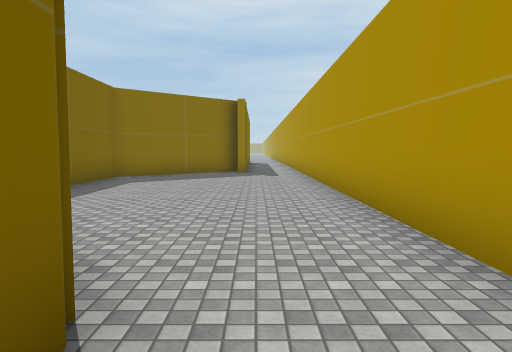
View 1 (above)

24 first-person views from a walk through a 3-D level made in the Unity game engine. The camera is 1.5 m above the floor, tilts 4° down and sees 70° across. The floor is counted in squares, 2 m on a side. Each view is taken from the middle of a square. On the plan, view 1 faces up. The plan holds only what a view shows up to about 11 squares ahead; the rest is blank. The place goes on beyond the plan. Some surface patterns are stand-ins.

View 2
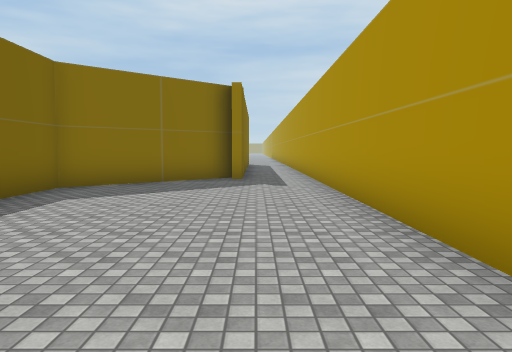

View 3
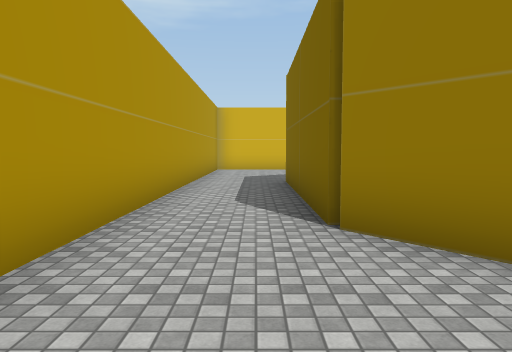

View 4
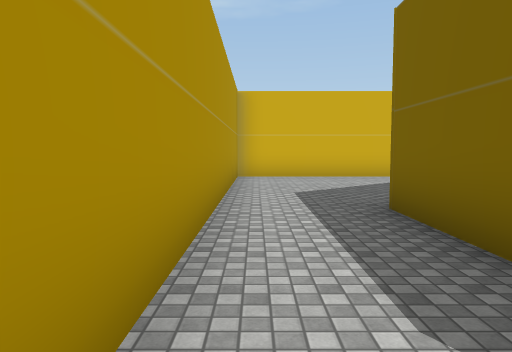

View 5
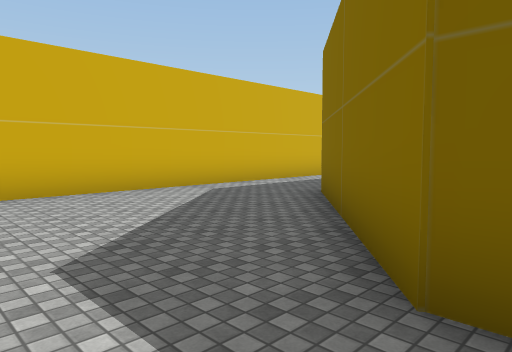

View 6
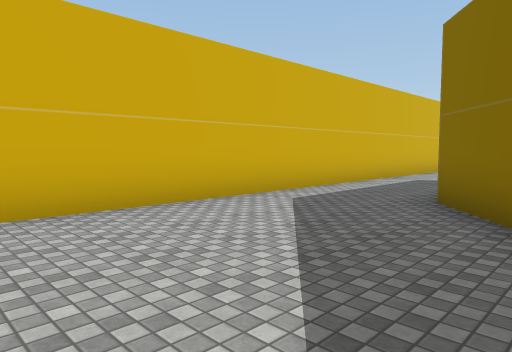

View 7
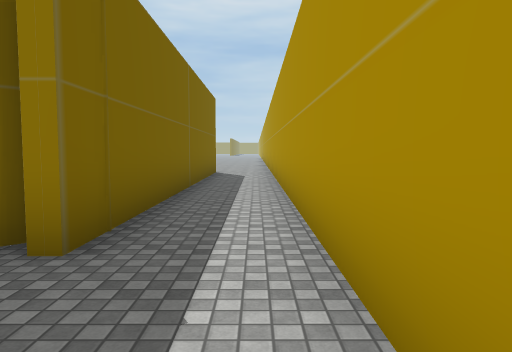

View 8
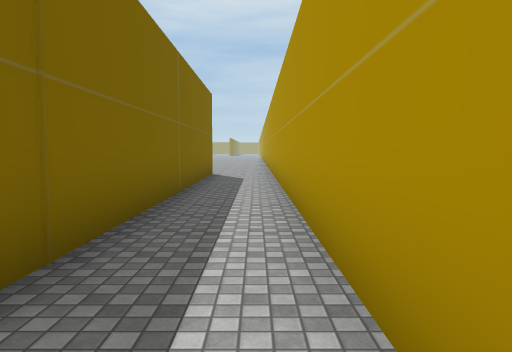

View 9
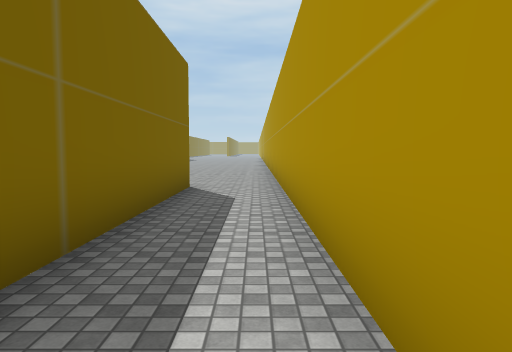

View 10
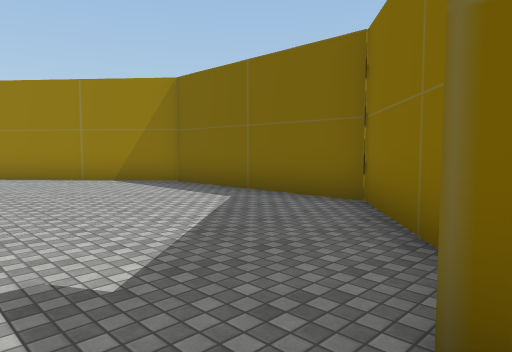

View 11
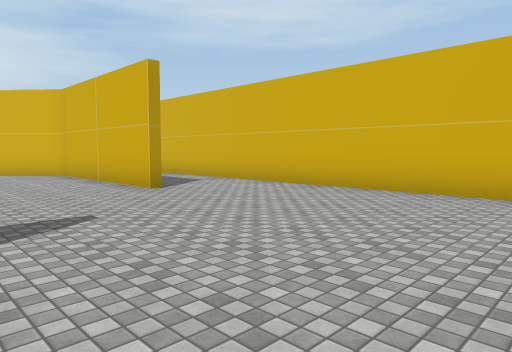

View 12
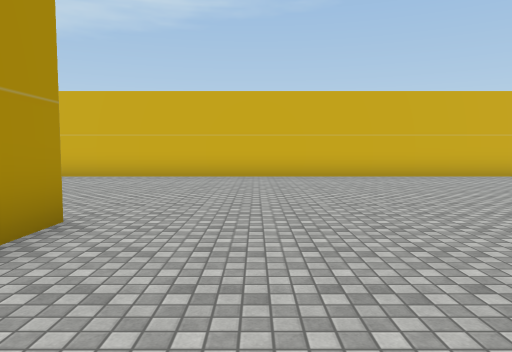

View 13
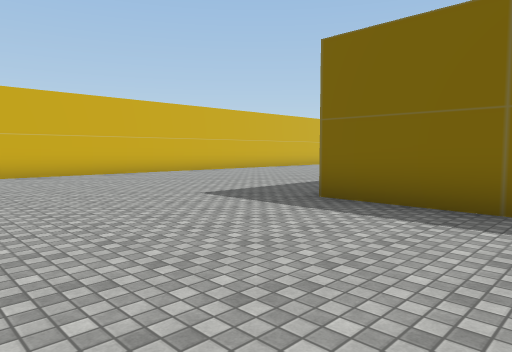

View 14
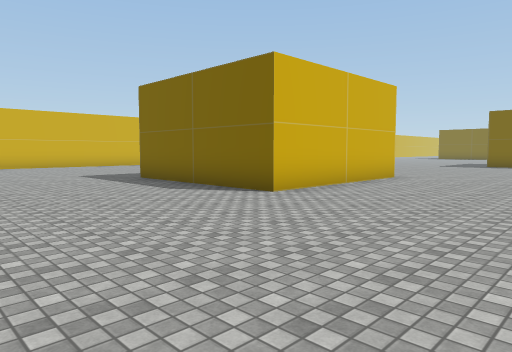

View 15
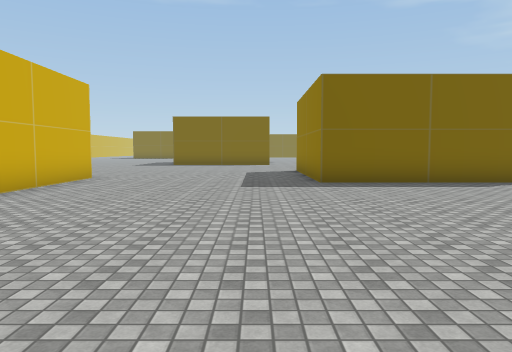

View 16
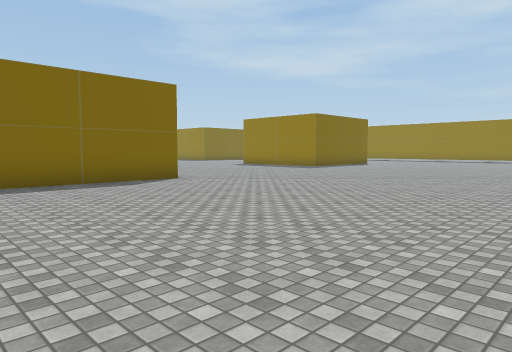

View 17
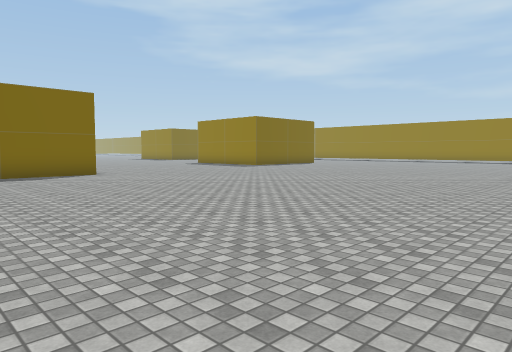

View 18
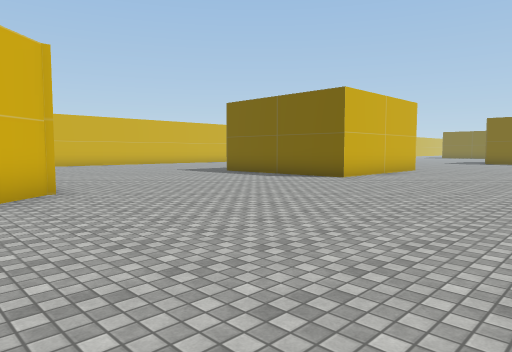

View 19
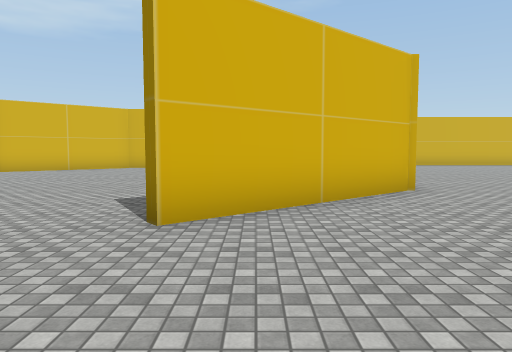

View 20
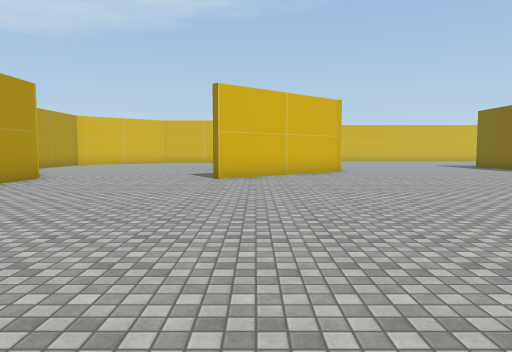

View 21
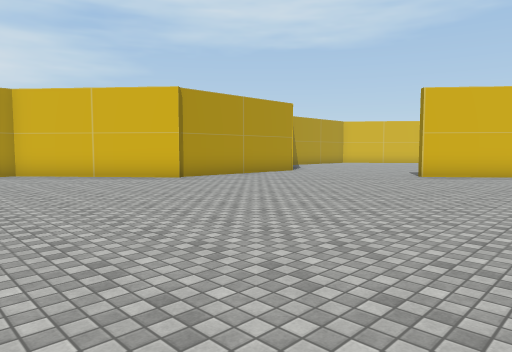

View 22
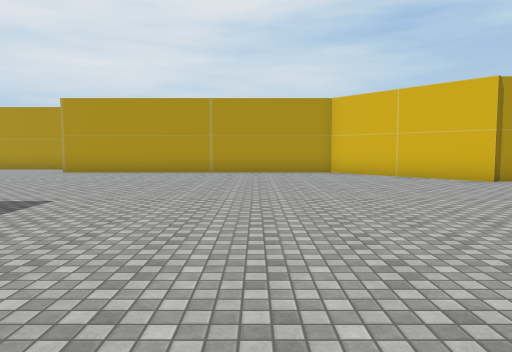

View 23
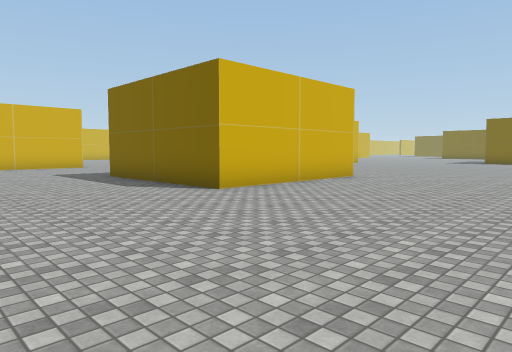

View 24
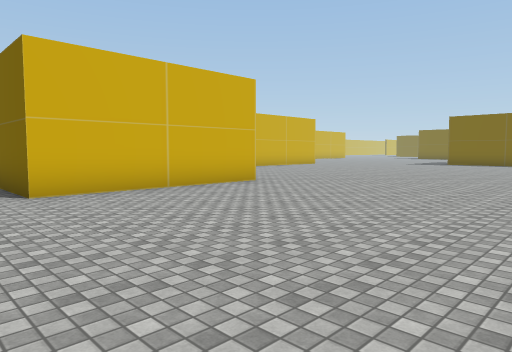

### Floor plan
Ten units are one square. View 1 is at (0, 0); x grows to the right and y downward. Boxes are objects, and circles mark ways between rooms. Rooms are numbered by the first view taken in them; rooms with no view inside come last. Other rooms are left out.
<svg viewBox="-290 -220 311 320">
<path fill="none" stroke="#000" d="M15 92 15 -35M-7 -15 -7 37 -46 69M-104 95 16 95M-7 -131 -40 -103 -40 -53 -7 -15M15 -35 15 -215M-4 -215 -4 -125M-129 -22 -89 -55M-250 -36 -199 -36 -199 15M-130 29 -130 18M-285 -145 -235 -145 -235 -95 -260 -95M-42 -52 -42 -68M-42 -91 -42 -104 -6 -134 -6 -139M-95 66 -46 66 -30 53M-224 95 -104 95"/>
<circle cx="5" cy="-25" r="3" fill="#2a7"/>
<circle cx="-95" cy="85" r="3" fill="#2a7"/>
<text x="-20" y="60">1</text>
<text x="0" y="-90">2</text>
<text x="-180" y="-60">3</text>
</svg>
Room 1 opens to room 2. Room 1 opens to room 3.

Where each view was taken, in squares from view 1:
view 1: 0 up, 0 right, facing up
view 2: 3 up, 0 right, facing up
view 3: 5 up, 0 right, facing down
view 4: 1 up, 1 right, facing down
view 5: 3 down, 1 right, facing down-left
view 6: 5 down, 1 right, facing down-left
view 7: 10 up, 1 right, facing up
view 8: 11 up, 1 right, facing up
view 9: 15 up, 1 right, facing up
view 10: 13 up, 1 right, facing down-left
view 11: 3 down, 16 left, facing down-right
view 12: 1 up, 15 left, facing down
view 13: 2 up, 15 left, facing down-left
view 14: 8 up, 15 left, facing down-left
view 15: 8 up, 15 left, facing left
view 16: 9 up, 15 left, facing up-left
view 17: 10 up, 12 left, facing up-left
view 18: 9 up, 11 left, facing down-left
view 19: 9 up, 10 left, facing down
view 20: 15 up, 10 left, facing down
view 21: 16 up, 13 left, facing down-right
view 22: 16 up, 13 left, facing right
view 23: 20 up, 19 left, facing down-left
view 24: 21 up, 22 left, facing down-left
